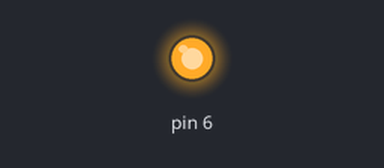
This sketch was run on a simulated Arduino Uno, built with avr-gcc and run on an emulated ATmega328P. Shown: output pins drawn as LEDs (lit = HIGH).

Above: at 1.5 s.
At 3.5 s:
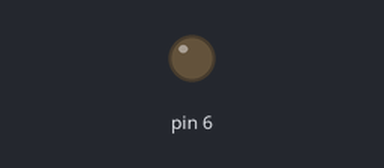
Timing chart, 0 to 5.2 s (numbered marks = the images above):
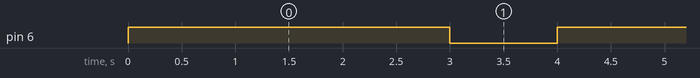

The sketch:

Lab4Task1.ino
```cpp
// Bare metal code for ATmega328P
#include <avr/io.h>
#include <util/delay.h>

int main(void) {
    // Set PD6 (Pin 6 on Arduino) as output
    DDRD |= (1 << PD6);

    while(1) {
        // Turn on LED for 3 seconds
        PORTD |= (1 << PD6);
        _delay_ms(3000);

        // Turn off LED for 1 second
        PORTD &= ~(1 << PD6);
        _delay_ms(1000);
    }

    return 0;
}
```

Measured:
- by itself, pin 6: alternates HIGH for 3.0 s and LOW for 1.0 s
